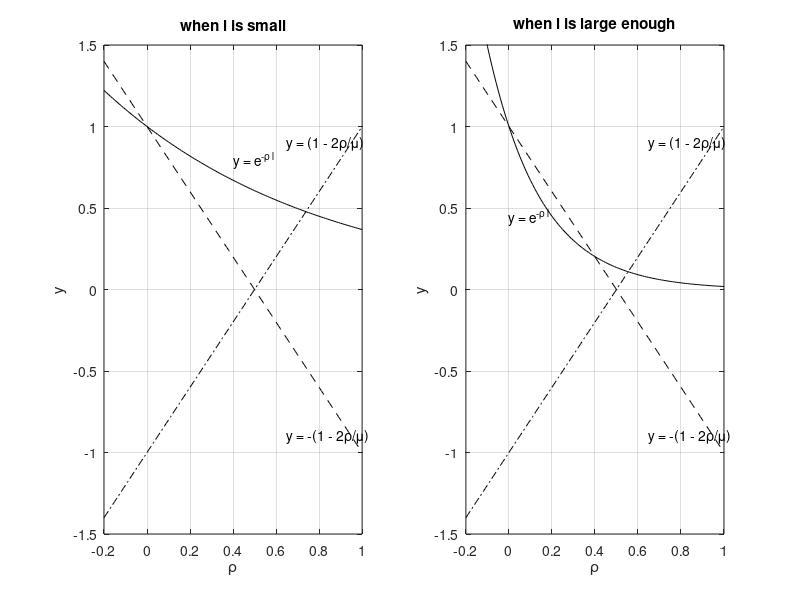

MATLAB code for this plot:
clc;clear;close all;
subplot(1,2,1)
l = 1;
mu = 1;
rho = -0.2:0.01:1;
plot(rho,exp(-rho * l),'-k');
hold on;
plot(rho,(1 - 2 * rho / mu),'--k');
plot(rho,-(1 - 2 * rho / mu),'-.k');
grid on;
xlim([-0.2,1]);
ylim([-1.5,1.5]);
text(0.4,0.8,'y = e^{-\rho l}')
text(0.65,0.9,'y = (1 - 2\rho/\mu)')
text(0.65,-0.9,'y = -(1 - 2\rho/\mu)');
title('when l is small')
xlabel('\rho');
ylabel('y')
subplot(1,2,2)
l = 4;
mu = 1;
rho = -0.2:0.01:1;
plot(rho,exp(-rho * l),'-k');
hold on;
plot(rho,(1 - 2 * rho / mu),'--k');
plot(rho,-(1 - 2 * rho / mu),'-.k');
grid on;
xlim([-0.2,1]);
ylim([-1.5,1.5]);
text(0,0.45,'y = e^{-\rho l}')
text(0.65,0.9,'y = (1 - 2\rho/\mu)')
text(0.65,-0.9,'y = -(1 - 2\rho/\mu)');
title('when l is large enough')
xlabel('\rho');
ylabel('y')